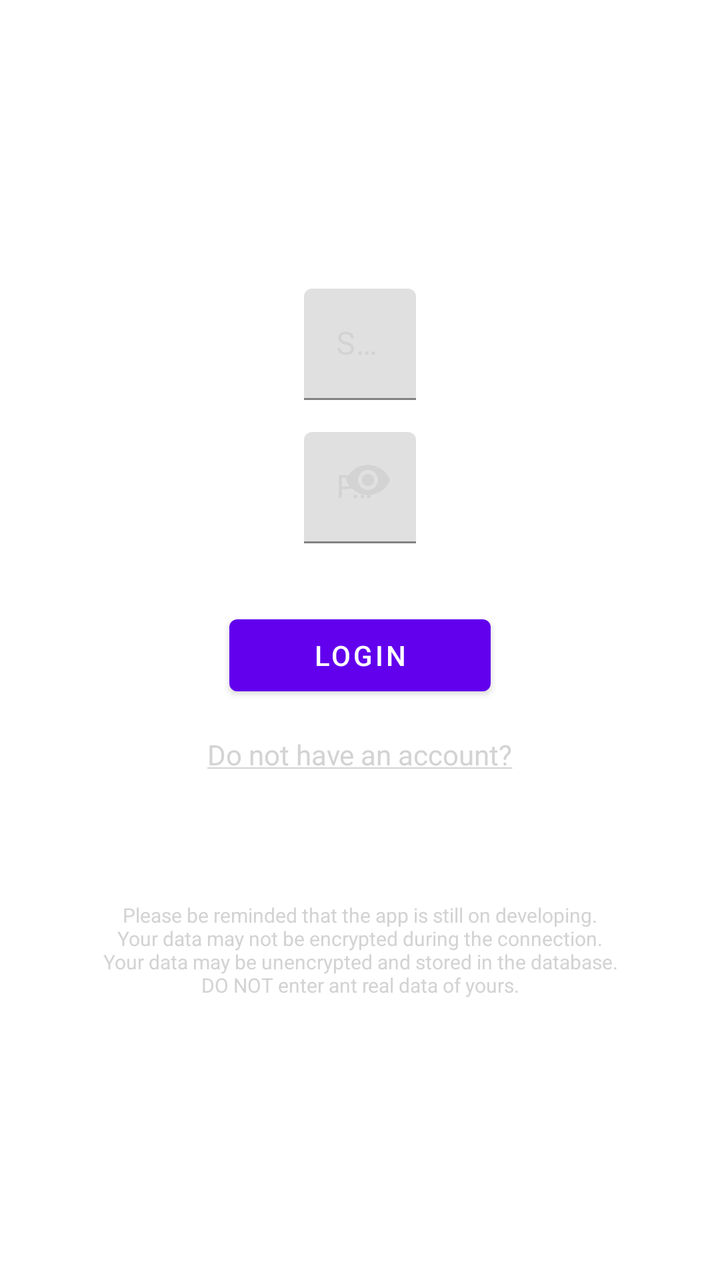
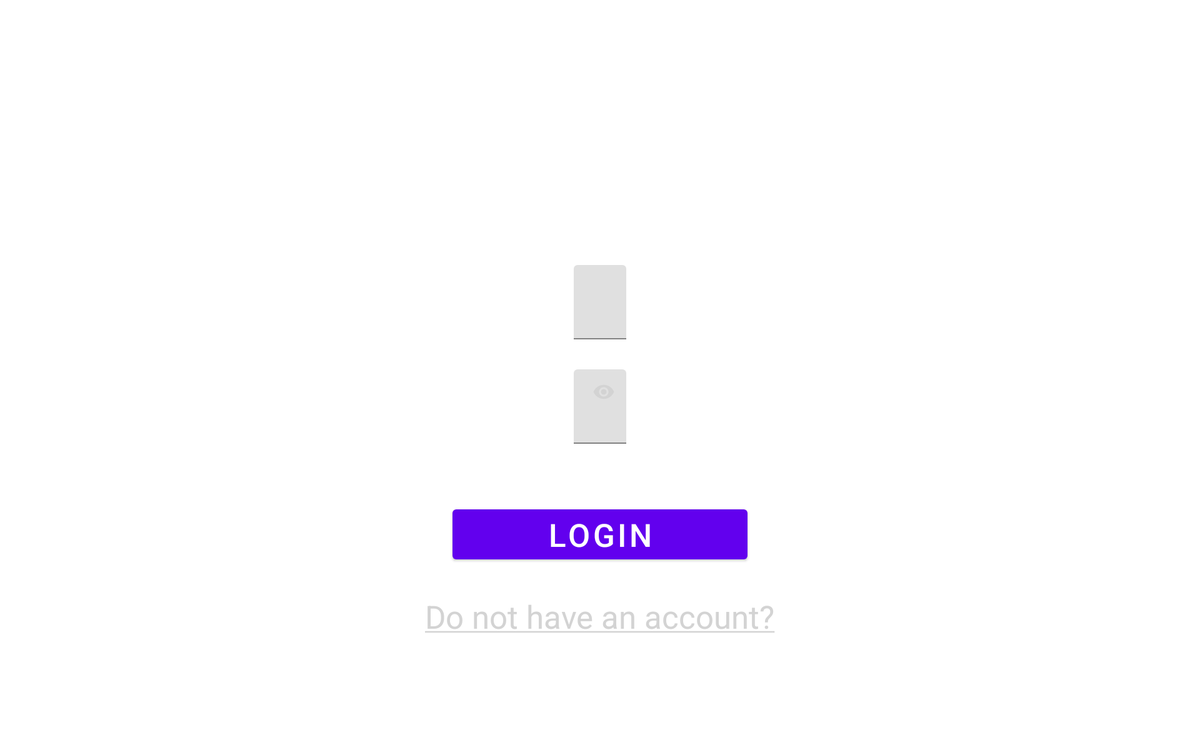

Compare how this app lays out the same screen by default and in its alternative resource folder. The renders come first, then the two layout files and the values they reference.
<!-- AndroidManifest.xml: application theme Theme.FinalProject -->
<!-- res/layout/tab_profile_login.xml -->
<?xml version="1.0" encoding="utf-8"?>
<LinearLayout xmlns:android="http://schemas.android.com/apk/res/android"
    xmlns:app="http://schemas.android.com/apk/res-auto"
    xmlns:tools="http://schemas.android.com/tools"
    android:layout_width="match_parent"
    android:layout_height="match_parent"
    android:background="@color/JetBlack"
    android:forceDarkAllowed="false"
    android:orientation="vertical">

    <TextView
        android:id="@+id/text_Login"
        android:layout_width="wrap_content"
        android:layout_height="wrap_content"
        android:layout_gravity="center"
        android:layout_marginTop="64dp"
        android:text="@string/login"
        android:textColor="@color/White"
        android:textSize="36sp"
        android:textStyle="bold" />

    <com.google.android.material.textfield.TextInputLayout
        android:layout_width="wrap_content"
        android:layout_height="wrap_content"
        android:layout_gravity="center"
        android:layout_marginTop="32dp"
        android:textColorHint="@color/LightGray"
        app:boxStrokeColor="@color/LightGray"
        app:hintTextColor="@color/LightGray">

        <EditText
            android:id="@+id/login_studentID"
            android:layout_width="wrap_content"
            android:layout_height="wrap_content"
            android:layout_gravity="center"
            android:autofillHints="@string/studentID"
            android:background="@color/JetBlack"
            android:ems="16"
            android:hint="@string/studentID"
            android:inputType="textPersonName"
            android:textColor="@color/White" />

    </com.google.android.material.textfield.TextInputLayout>

    <com.google.android.material.textfield.TextInputLayout
        android:layout_width="wrap_content"
        android:layout_height="wrap_content"
        android:layout_gravity="center"
        android:layout_marginTop="16dp"
        android:textColorHint="@color/LightGray"
        app:boxStrokeColor="@color/LightGray"
        app:hintTextColor="@color/LightGray"
        app:passwordToggleEnabled="true"
        app:passwordToggleTint="@color/LightGray">

        <EditText
            android:id="@+id/login_passowrd"
            android:layout_width="wrap_content"
            android:layout_height="wrap_content"
            android:autofillHints="@string/password"
            android:background="@color/JetBlack"
            android:ems="16"
            android:hint="@string/password"
            android:inputType="textPassword"
            android:textColor="@color/White" />

    </com.google.android.material.textfield.TextInputLayout>

    <Button
        android:id="@+id/btn_login"
        android:layout_width="wrap_content"
        android:layout_height="wrap_content"
        android:layout_gravity="center"
        android:layout_marginTop="32dp"
        android:ems="10"
        android:maxEms="16"
        android:minEms="8"
        android:text="@string/login"
        android:textColor="@color/White" />

    <TextView
        android:id="@+id/text_gotoRegister"
        android:layout_width="wrap_content"
        android:layout_height="wrap_content"
        android:layout_gravity="center"
        android:layout_marginTop="16dp"
        android:onClick="gotoRegister"
        android:text="@string/do_not_have_and_account"
        android:textColor="@color/LightGray" />

    <TextView
        android:id="@+id/textView3"
        android:layout_width="match_parent"
        android:layout_height="wrap_content"
        android:layout_marginTop="64dp"
        android:gravity="center"
        android:paddingLeft="32dp"
        android:paddingRight="32dp"
        android:text="@string/alphaBetaWaring"
        android:textColor="@color/LightGray"
        android:textSize="10sp" />

</LinearLayout>
<!-- resources referenced by this layout -->
<resources>
  <color name="LightGray">#D3D3D3</color>
  <color name="White">#FFFFFF</color>
  <string name="alphaBetaWaring">Please be reminded that the app is still on developing.\nYour data may not be encrypted during the connection.\nYour data may be unencrypted and stored in the database.\nDO NOT enter ant real data of yours.</string>
  <string name="do_not_have_and_account"><u>Do not have an account?</u></string>
  <string name="login">LOGIN</string>
  <string name="password">Password</string>
  <string name="studentID">Student ID</string>
  <style name="Theme.FinalProject" parent="Theme.MaterialComponents.DayNight.DarkActionBar">
          
          <item name="colorPrimary">@color/purple_500</item>
          <item name="colorPrimaryVariant">@color/purple_700</item>
          <item name="colorOnPrimary">@color/White</item>
          
          <item name="colorSecondary">@color/teal_200</item>
          <item name="colorSecondaryVariant">@color/teal_700</item>
          <item name="colorOnSecondary">@color/Black</item>
          
          <item name="android:statusBarColor" tools:targetApi="l">?attr/colorPrimaryVariant</item>
          
      </style>
  <color name="purple_500">#FF6200EE</color>
  <color name="purple_700">#FF3700B3</color>
  <color name="teal_200">#FF03DAC5</color>
  <color name="teal_700">#FF018786</color>
  <color name="Black">#000000</color>
</resources>
<!-- res/layout-xlarge-land/tab_profile_login.xml (the repository's variant of the layout above) -->
<!-- drawn on a large tablet held sideways -->
<?xml version="1.0" encoding="utf-8"?>


<LinearLayout xmlns:android="http://schemas.android.com/apk/res/android"
    xmlns:app="http://schemas.android.com/apk/res-auto"
    xmlns:tools="http://schemas.android.com/tools"
    android:layout_width="match_parent"
    android:layout_height="match_parent"
    android:background="@color/JetBlack"
    android:forceDarkAllowed="false"
    android:orientation="vertical">

    <TextView
        android:id="@+id/text_Login"
        android:layout_width="wrap_content"
        android:layout_height="wrap_content"
        android:layout_gravity="center"
        android:layout_marginTop="90dp"
        android:text="@string/login"
        android:textColor="@color/White"
        android:textSize="96sp"
        android:textStyle="bold" />

    <com.google.android.material.textfield.TextInputLayout
        android:layout_width="wrap_content"
        android:layout_height="wrap_content"
        android:layout_gravity="center"
        android:layout_marginTop="64dp"
        android:textColorHint="@color/LightGray"
        app:boxStrokeColor="@color/LightGray"
        app:hintTextColor="@color/LightGray">

        <EditText
            android:id="@+id/login_studentID"
            android:layout_width="wrap_content"
            android:layout_height="wrap_content"
            android:layout_gravity="center"
            android:autofillHints="@string/studentID"
            android:background="@color/JetBlack"
            android:ems="16"
            android:hint="@string/studentID"
            android:inputType="textPersonName"
            android:textColor="@color/White"
            android:textSize="34sp" />

    </com.google.android.material.textfield.TextInputLayout>

    <com.google.android.material.textfield.TextInputLayout
        android:layout_width="wrap_content"
        android:layout_height="wrap_content"
        android:layout_gravity="center"
        android:layout_marginTop="32dp"
        android:textColorHint="@color/LightGray"
        app:boxStrokeColor="@color/LightGray"
        app:hintTextColor="@color/LightGray"
        app:passwordToggleEnabled="true"
        app:passwordToggleTint="@color/LightGray">

        <EditText
            android:id="@+id/login_passowrd"
            android:layout_width="wrap_content"
            android:layout_height="wrap_content"
            android:autofillHints="@string/password"
            android:background="@color/JetBlack"
            android:ems="16"
            android:hint="@string/password"
            android:inputType="textPassword"
            android:textColor="@color/White"
            android:textSize="34sp" />

    </com.google.android.material.textfield.TextInputLayout>

    <Button
        android:id="@+id/btn_login"
        android:layout_width="wrap_content"
        android:layout_height="wrap_content"
        android:layout_gravity="center"
        android:layout_marginTop="64dp"
        android:ems="10"
        android:maxEms="16"
        android:minEms="8"
        android:text="@string/login"
        android:textColor="@color/White"
        android:textSize="34sp" />

    <TextView
        android:id="@+id/text_gotoRegister"
        android:layout_width="wrap_content"
        android:layout_height="wrap_content"
        android:layout_gravity="center"
        android:layout_marginTop="32dp"
        android:onClick="gotoRegister"
        android:text="@string/do_not_have_and_account"
        android:textColor="@color/LightGray"
        android:textSize="34sp" />

</LinearLayout>
<!-- resources referenced by the variant -->
<!-- as a large tablet held sideways resolves them -->
<resources>
  <color name="LightGray">#D3D3D3</color>
  <color name="White">#FFFFFF</color>
  <string name="do_not_have_and_account"><u>Do not have an account?</u></string>
  <string name="login">LOGIN</string>
  <string name="password">Password</string>
  <string name="studentID">Student ID</string>
  <style name="Theme.FinalProject" parent="Theme.MaterialComponents.DayNight.DarkActionBar">
          
          <item name="colorPrimary">@color/purple_500</item>
          <item name="colorPrimaryVariant">@color/purple_700</item>
          <item name="colorOnPrimary">@color/White</item>
          
          <item name="colorSecondary">@color/teal_200</item>
          <item name="colorSecondaryVariant">@color/teal_700</item>
          <item name="colorOnSecondary">@color/Black</item>
          
          <item name="android:statusBarColor" tools:targetApi="l">?attr/colorPrimaryVariant</item>
          
      </style>
  <color name="purple_500">#FF6200EE</color>
  <color name="purple_700">#FF3700B3</color>
  <color name="teal_200">#FF03DAC5</color>
  <color name="teal_700">#FF018786</color>
  <color name="Black">#000000</color>
</resources>
